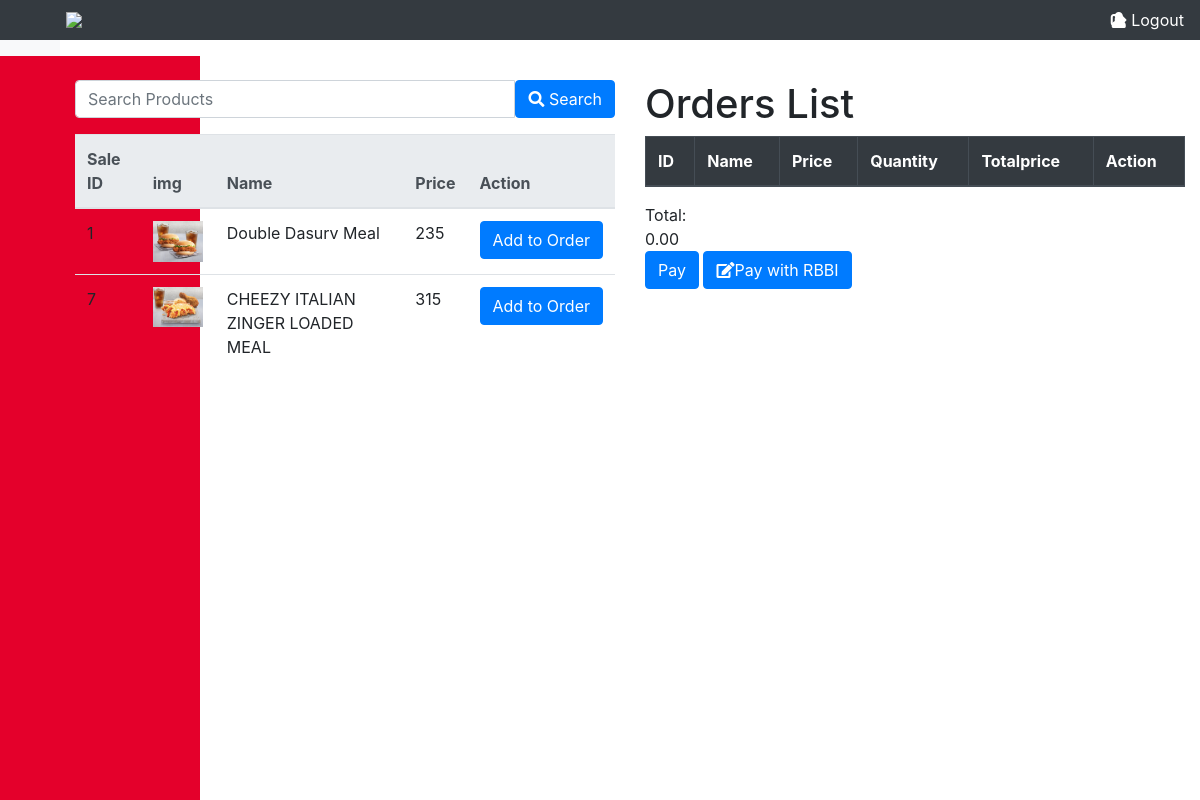
Screenshot of /index.php/sale/search with the database file from the repository.
### tables this page shows
CREATE TABLE `tbl_sale` (
  `sale_id` int(30) NOT NULL AUTO_INCREMENT,
  `img` varchar(90) DEFAULT NULL,
  `name` varchar(60) DEFAULT NULL,
  `price` int(60) DEFAULT NULL,
  PRIMARY KEY (`sale_id`)
);

### application/controllers/sale.php (called while the page is built, shortened)
<?php
    class Sale extends CI_controller {
        public function __construct(){
            $this->load->library('session');
            $this->load->model('Sale_model');
        }
        public function search() {
            $keyword = $this->input->post('keyword');
            $data['sales'] = $this->Sale_model->search_sale($keyword);
            $user = $this->session->userData('user');
            $data['user'] = $user;
            $this->load->view('show_sale', $data);
        }
    }
?>

### index.php (called while the page is built, shortened)
<?php
require_once BASEPATH.'core/CodeIgniter.php';

### application/models/Sale_model.php (called while the page is built, shortened)
<?php
    class Sale_model extends CI_model {
        public function search_sale($keyword) {
            $this->db->or_like('sale_id', $keyword);
            $this->db->or_like('name', $keyword);
            $this->db->or_like('price', $keyword);
            return $this->db->get('tbl_sale')->result_array();
        }
    }
?>

### application/views/show_sale.php (the view, shortened to what this page needs)
<!DOCTYPE html>
<html lang="en">
<head>
    <link rel="stylesheet" href="https://maxcdn.bootstrapcdn.com/bootstrap/4.0.0/css/bootstrap.min.css">
    <link rel="stylesheet" href="https://stackpath.bootstrapcdn.com/bootstrap/4.5.2/css/bootstrap.min.css">
    <link rel="stylesheet" href="https://cdnjs.cloudflare.com/ajax/libs/font-awesome/5.15.3/css/all.min.css">
</head>
<body>
    <div class="content">
        <nav class="navbar navbar-dark bg-dark">
            <img src="https://www.kfc.com.ph/Content/OnlineOrderingImages/Shared/logo.svg"
                style="width: 60px; height: auto; margin-left: 50px;">
            <a class="text-white"><i class="fas fa-user"></i>
            </a>
            <a class="logoutlink" href="<?php echo site_url('dashboard/logout'); ?>"><i class="fas fa-sign-out-alt"></i>
                Logout</a>
        </nav>
        <div class="sidebar">
        </div>
    </div>
    <div class="container">
        <div class="row">
            <div class="col-md-6">
                <form action="<?php echo site_url('sale/search'); ?>" method="post" class="mb-3">
                    <div class="input-group">
                        <input type="text" class="form-control" placeholder="Search Products" name="keyword">
                        <div classclass="input-group-append">
                            <button class="btn btn-primary" type="submit"><i class="fas fa-search"></i> Search</button>
                        </div>
                    </div>
                </form>
                <table class="table">
                    <thead class="thead-light">
                        <tr>
                            <th>Sale ID</th>
                            <th>img</th>
                            <th>Name</th>
                            <th>Price</th>
                            <th>Action</th>
                        </tr>
                    </thead>
                    <tbody>
                        <?php foreach ($sales as $sale): ?>
                            <tr>
                                <td>
                                    <?php echo $sale['sale_id']; ?>
                                </td>
                                <td>
                                    <div>
                                        <img style='width: 50px; height: auto;'
                                            src="<?php echo UPLOADS_BASE_URL . $sale['img']; ?>" />
                                    </div>
                                </td>
                                <td>
                                    <?php echo $sale['name']; ?>
                                </td>
                                <td>
                                    <?php echo $sale['price']; ?>
                                </td>
                                <td>
                                    <button class="btn btn-primary add-to-order"
                                        data-product-id="<?php echo $sale['sale_id']; ?>"
                                        data-product-name="<?php echo $sale['name']; ?>"
                                        data-product-price="<?php echo $sale['price']; ?>">Add to Order</button>
                                </td>
                            </tr>
                        <?php endforeach; ?>
                    </tbody>
                </table>
            </div>
            <div class="col-md-6">
                <form id='sale_add' action="<?php echo site_url('sale/add'); ?>" method="POST">
                    <h1>Orders List</h1>
                    <div class="orders">
                        <table class="table table-bordered table-striped receipt-table">
                            <thead class="thead-dark">
                                <tr>
                                    <th>ID</th>
                                    <th>Name</th>
                                    <th>Price</th>
                                    <th>Quantity</th>
                                    <th>Totalprice</th>
                                    <th>Action</th>
                                </tr>
                            </thead>
                        </table>
                    </div>
                    <div class="receipt-footer">
                        <div class="total-label">Total:</div>
                        <div class="total-value" id="total-value">0.00</div>
                    </div>
                    <div class="list-footer">
                        <button class="btn btn-primary" action="" id="pay-button" type="submit">Pay</button>
                        <a type="button" class="btn btn-primary" id="pay-rbbi-button" href="#"><i
                                class="fas fa-edit"></i>Pay with RBBI</a>
                    </div>
                </form>
            </div>
        </div>
    </div>
</body>
</html>

### application/views/show_sale.php (style rules this page uses)
body { display: flex; min-height: 100vh; }
.container { margin-top: 80px; }
.navbar { position: fixed; top: 0; left: 0; width: 100%; z-index: 999; }
.logoutlink { color: white; margin-left: -500px; }
.sidebar { position: fixed; top: 56px; left: 0; height: 100%; width: 200px; background-color: #E4002B; color: #fff; padding-top: 20px; padding-top: 50px; }
.content { flex-grow: 1; background-color: #f8f9fa; padding: 20px; }

### rows the page displays
tbl_sale: sale_id "1", img (picture), name "Double Dasurv Meal", price "235"
tbl_sale: sale_id "7", img (picture), name "CHEEZY ITALIAN ZINGER LOADED MEAL", price "315"
